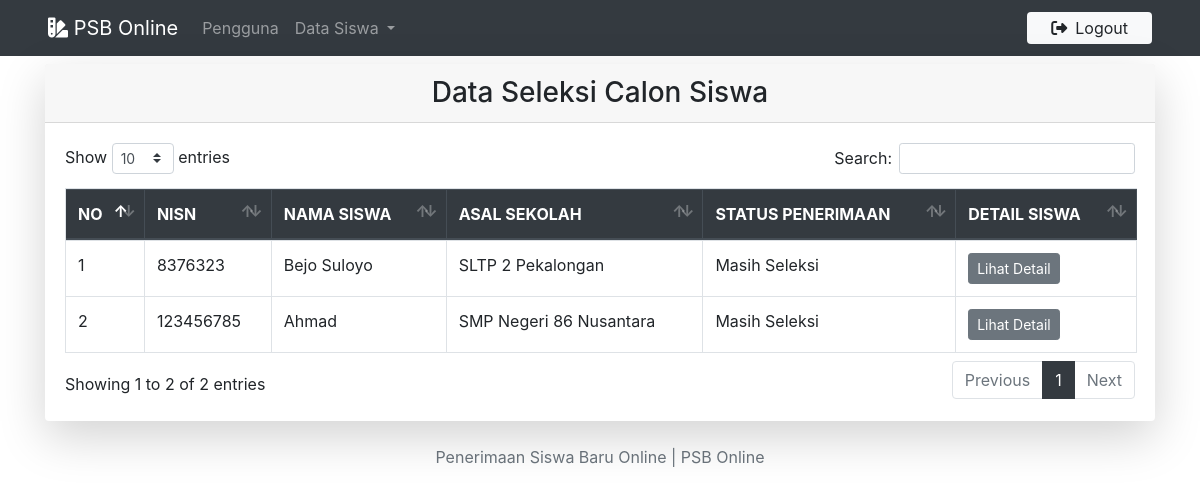
The app's page /siswa_seleksi.php (signed in) with its own data.
### tables this page shows
CREATE TABLE `pendaftaran` (
  `id` varchar(5) NOT NULL,
  `nama` varchar(25) NOT NULL,
  `nisn` varchar(16) NOT NULL,
  `jenis_kelamin` varchar(10) NOT NULL,
  `tempat_lahir` varchar(60) NOT NULL,
  `tanggal_lahir` date NOT NULL,
  `asal_sekolah` varchar(100) NOT NULL,
  `alamat` varchar(250) NOT NULL,
  `status` varchar(20) NOT NULL
);

### siswa_seleksi.php (the view, shortened to what this page needs)
<?php
include 'koneksi.php';
if(isset($_SESSION['sesi'])){
        include 'header.php';
?>
<div class="container">
    <div class="card my-2 o-hidden border-0 shadow-lg">
        <h3 class="card-header text-center">Data Seleksi Calon Siswa</h3>
        <div class="card-body container">
            <table class="table table-bordered nowrap" id="dataTable">
                <thead class="thead-dark">
                    <tr>
                        <th>NO</th>
                        <th>NISN</th>
                        <th>NAMA SISWA</th>
                        <th>ASAL SEKOLAH</th>
                        <th>STATUS PENERIMAAN</th>
                        <th>DETAIL SISWA</th>
                    </tr>
                </thead>
                <tbody>
                <?php
                    $query = mysqli_query($db, "SELECT * FROM pendaftaran WHERE status='Masih Seleksi'");
                    $data = mysqli_fetch_array($query);
                    if(mysqli_num_rows($query) >0) {
                        $no = 1;
                        do{
                ?>
                    <tr>
                        <td><?=$no++;?></td>
                        <td><?=$data['nisn'];?></td>
                        <td><?=$data['nama'];?></td>
                        <td><?=$data['asal_sekolah'];?></td>
                        <td><?=$data['status'];?></td>
                        <td>
                            <a role="button" name="submit" href="detail.php?id=<?=$data['id'];?>" class="btn btn-sm btn-secondary">Lihat Detail</a>
                        </td>
                    </tr>
                <?php
                        }while($data = mysqli_fetch_assoc($query));
                    }else{
                        echo "<tr><td colspan='7'><center>Belum ada data!</center></td></tr>";
                    }
                ?>
                </tbody>
            </table>
        </div>
    </div>
</div>
<?php
include 'footer.php';
} else {
    echo "<script>
            alert('Silahkan Login Terlebih Dahulu!');
            window.location = 'login.php';
        </script>";
}
?>

### records on screen
pendaftaran: nisn "8376323", nama "Bejo Suloyo", asal_sekolah "SLTP 2 Pekalongan", status "Masih Seleksi"
pendaftaran: nisn "123456785", nama "Ahmad", asal_sekolah "SMP Negeri 86 Nusantara", status "Masih Seleksi"
